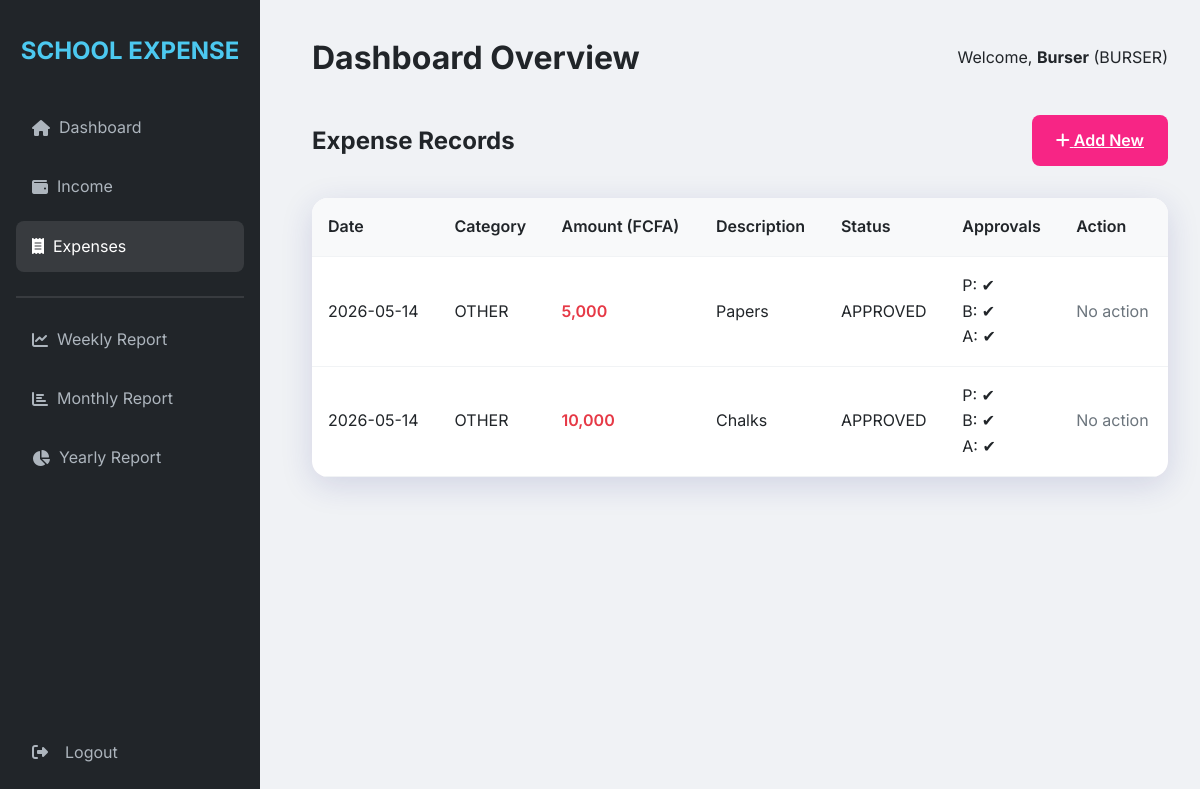
Page /expenses/view (signed in) on the committed database.
### models.py (models this page shows, shortened)
class User(UserMixin, db.Model):
    id = db.Column(db.Integer, primary_key=True)
    username = db.Column(db.String(64), unique=True, nullable=False)
    email = db.Column(db.String(120), unique=True, nullable=False)
    password_hash = db.Column(db.String(512), nullable=False)  # Increased to 512 for scrypt hash
    role = db.Column(db.String(20), nullable=False)  # SUPER_ADMIN, PRINCIPAL, BURSER, ACCOUNTANT, SECRETARY

class Expense(db.Model):
    id = db.Column(db.Integer, primary_key=True)
    amount = db.Column(db.Float, nullable=False)
    category = db.Column(db.String(100), nullable=False)
    description = db.Column(db.Text)
    date = db.Column(db.DateTime, default=datetime.utcnow)
    added_by = db.Column(db.Integer, db.ForeignKey('user.id'))
    status = db.Column(db.String(20), default='PENDING')  # PENDING, APPROVED, REJECTED
    approved_principal = db.Column(db.Boolean, default=False)
    approved_burser = db.Column(db.Boolean, default=False)
    approved_accountant = db.Column(db.Boolean, default=False)

### routes.py (the view)
    @app.route('/expenses/view')
    @login_required
    def view_expenses():
        role = (current_user.role or '').upper()
        if role not in ['SUPER_ADMIN', 'PRINCIPAL', 'BURSER', 'ACCOUNTANT', 'SECRETARY']:
            flash('Access Denied', 'danger')
            return redirect(url_for('dashboard'))
        expenses = Expense.query.filter(Expense.status != 'REJECTED').order_by(Expense.date.desc()).all()
        confirm_form = ConfirmForm()
        return render_template('expenses/view_expenses.html', expenses=expenses, confirm_form=confirm_form)

### app.py (called while the page is built)
def create_app():
    app = Flask(__name__)
    app.config.from_object(Config)
    app.secret_key = app.config.get('SECRET_KEY')
    if app.config.get('ENV') == 'production' and app.secret_key in (None, '', 'change_this_dev_secret'):
        raise RuntimeError('SECRET_KEY must be set in environment for production deployment')
    CSRFProtect(app)
    db.init_app(app)
    login_manager = LoginManager()
    login_manager.login_view = 'login'
    login_manager.init_app(app)
    @login_manager.user_loader
    def load_user(user_id):
        return User.query.get(int(user_id))
    with app.app_context():
        db.create_all()
        fix_username_column(app)
        ensure_schema_columns(app)
        ensure_default_staff(app)
        ensure_default_school_settings(app)
        ensure_admin_user(app)
    register_routes(app)
    return app

### templates/expenses/view_expenses.html (shortened to what this page needs)
{% extends "base.html" %}
{% block content %}
<div style="display: flex; justify-content: space-between; align-items: center; margin-bottom: 2rem;">
    <h2>Expense Records</h2>
    <div style="display: flex; gap: 0.75rem; flex-wrap: wrap;">
        {% if current_user.role|upper in ['PRINCIPAL', 'BURSER', 'ACCOUNTANT'] %}
        <a href="{{ url_for('add_expense') }}" class="btn btn-primary" style="background: var(--warning);"><i class="fas fa-plus"></i> Add New</a>
        {% endif %}
    </div>
</div>
<div class="table-container">
    <table>
        <thead>
            <tr>
                <th>Date</th>
                <th>Category</th>
                <th>Amount (FCFA)</th>
                <th>Description</th>
                <th>Status</th>
                <th>Approvals</th>
                {% if current_user.role|upper in ['PRINCIPAL', 'BURSER', 'ACCOUNTANT'] %}
                <th>Action</th>
                {% endif %}
            </tr>
        </thead>
        <tbody>
            {% for expense in expenses %}
            <tr>
                <td>{{ expense.date.strftime('%Y-%m-%d') }}</td>
                <td>{{ expense.category }}</td>
                <td style="color: var(--danger); font-weight: 600;">{{ "{:,.0f}".format(expense.amount) }}</td>
                <td>{{ expense.description }}</td>
                <td>{{ expense.status }}</td>
                <td>
                    P: {{ '✔' if expense.approved_principal else '✗' }}<br>
                    B: {{ '✔' if expense.approved_burser else '✗' }}<br>
                    A: {{ '✔' if expense.approved_accountant else '✗' }}
                </td>
                {% if current_user.role|upper in ['PRINCIPAL', 'BURSER', 'ACCOUNTANT'] %}
                <td>
                    {% if expense.status == 'PENDING' %}
                        <form method="post" action="{{ url_for('approve_expense', expense_id=expense.id) }}" style="display:inline-block; margin:0 0.25rem 0 0;">
                            {{ confirm_form.hidden_tag() }}
                            <button type="submit" class="btn btn-success" style="padding: 0.4rem 0.8rem; font-size: 0.8rem;">Approve</button>
                        </form>
                        <form method="post" action="{{ url_for('reject_expense', expense_id=expense.id) }}" style="display:inline-block; margin:0;">
                            {{ confirm_form.hidden_tag() }}
                            <button type="submit" class="btn btn-danger" style="padding: 0.4rem 0.8rem; font-size: 0.8rem;">Reject</button>
                        </form>
                    {% else %}
                        <span style="color: var(--gray);">No action</span>
                    {% endif %}
                </td>
                {% endif %}
            </tr>
            {% else %}
            <tr>
                <td colspan="7" style="text-align: center; padding: 2rem; color: var(--gray);">No expense records found.</td>
            </tr>
            {% endfor %}
        </tbody>
    </table>
</div>
{% endblock %}

### templates/base.html (shortened to what this page needs)
<!DOCTYPE html>
<html lang="en">
<head>
    <link rel="stylesheet" href="{{ url_for('static', filename='css/style.css') }}">
    <link rel="stylesheet" href="https://cdnjs.cloudflare.com/ajax/libs/font-awesome/6.4.0/css/all.min.css">
</head>
<body>
    {% if current_user.is_authenticated %}
    <div class="app-container">
        <aside class="sidebar">
            <h2>SCHOOL EXPENSE</h2>
            <nav>
                <ul class="nav-links">
                    <li><a href="{{ url_for('dashboard') }}" class="{{ 'active' if request.endpoint == 'dashboard' }}"><i class="fas fa-home"></i> &nbsp; Dashboard</a></li>
                    <li><a href="{{ url_for('view_income') }}" class="{{ 'active' if 'income' in request.endpoint }}"><i class="fas fa-wallet"></i> &nbsp; Income</a></li>
                    <li><a href="{{ url_for('view_expenses') }}" class="{{ 'active' if 'expenses' in request.endpoint }}"><i class="fas fa-receipt"></i> &nbsp; Expenses</a></li>
                    <hr style="margin: 1rem 0; border: 0.5px solid rgba(255,255,255,0.1)">
                    <li><a href="{{ url_for('view_report', type='weekly') }}"><i class="fas fa-chart-line"></i> &nbsp; Weekly Report</a></li>
                    <li><a href="{{ url_for('view_report', type='monthly') }}"><i class="fas fa-chart-bar"></i> &nbsp; Monthly Report</a></li>
                    <li><a href="{{ url_for('view_report', type='yearly') }}"><i class="fas fa-chart-pie"></i> &nbsp; Yearly Report</a></li>
                    <li style="margin-top: auto;">
                        <form method="post" action="{{ url_for('logout') }}" style="margin: 0; width: 100%;">
                            <button type="submit" class="logout-btn">
                                <i class="fas fa-sign-out-alt"></i> &nbsp; Logout
                            </button>
                        </form>
                    </li>
                </ul>
            </nav>
        </aside>
        <main class="main-content">
            <header style="margin-bottom: 2rem; display: flex; justify-content: space-between; align-items: center;">
                <h1>{{ title if title else 'Dashboard Overview' }}</h1>
                <div class="user-info">
                    <span>Welcome, <strong>{{ current_user.username }}</strong> ({{ current_user.role }})</span>
                </div>
            </header>
            {% block content %}{% endblock %}
        </main>
    </div>
    {% else %}
        {% block login_content %}{% endblock %}
    {% endif %}
</body>
</html>

### static/css/style.css (style rules this page uses)
:root { --primary: #4361ee; --secondary: #3f37c9; --accent: #4895ef; --success: #4cc9f0; --warning: #f72585; --danger: #e63946; --dark: #212529; --light: #f8f9fa; --gray: #6c757d; --glass: rgba(255, 255, 255, 0.9); --shadow: 0 8px 32px 0 rgba(31, 38, 135, 0.15); }
* { margin: 0; padding: 0; box-sizing: border-box; font-family: 'Inter', -apple-system, BlinkMacSystemFont, "Segoe UI", Roboto, sans-serif; }
body { background: #f0f2f5; color: var(--dark); line-height: 1.6; overflow-x: auto; width: 100%; }
.app-container { display: flex; min-height: 100vh; width: 100%; }
.sidebar { width: 260px; background: var(--dark); color: white; padding: 2rem 1rem; position: fixed; height: 100vh; transition: all 0.3s ease; }
.sidebar h2 { font-size: 1.5rem; margin-bottom: 2rem; text-align: center; color: var(--success); font-weight: 700; }
.nav-links { list-style: none; display: flex; flex-direction: column; height: calc(100vh - 120px); }
.nav-links li { margin-bottom: 0.5rem; }
.nav-links a { color: #adb5bd; text-decoration: none; padding: 0.8rem 1rem; display: flex; align-items: center; border-radius: 8px; transition: 0.3s; }
.nav-links a:hover, .nav-links a.active { background: rgba(255, 255, 255, 0.1); color: white; }
.nav-links button { color: #adb5bd; padding: 0.8rem 1rem; display: flex; align-items: center; border-radius: 8px; transition: 0.3s; width: 100%; background: none; border: none; font-size: 1rem; cursor: pointer; font-family: inherit; }
.logout-btn { color: #adb5bd; padding: 0.8rem 1rem; display: flex; align-items: center; gap: 0.5rem; border-radius: 8px; transition: 0.3s; width: 100%; background: none; border: none; font-size: 1rem; cursor: pointer; font-family: inherit; }
.main-content { flex: 1; margin-left: 280px; padding: 2rem; min-width: 0; width: calc(100% - 280px); }
.btn { padding: 0.8rem 1.5rem; border-radius: 8px; border: none; cursor: pointer; font-weight: 600; transition: 0.3s; display: inline-block; text-align: center; }
.btn-primary { background: var(--primary); color: white; }
.table-container { background: white; border-radius: 16px; overflow: hidden; box-shadow: var(--shadow); margin-top: 1.5rem; }
table { width: 100%; border-collapse: collapse; }
th, td { padding: 1rem; text-align: left; border-bottom: 1px solid #f1f3f5; }
th { background: #f8f9fa; font-weight: 600; }

### rows in the picture
User: username "Burser", role "BURSER"
Expense: date "2026-05-14", category "OTHER", amount "5,000", description "Papers", status "APPROVED", approved_principal "✔", approved_burser "✔", approved_accountant "✔", shows "No action"
Expense: date "2026-05-14", category "OTHER", amount "10,000", description "Chalks", status "APPROVED", approved_principal "✔", approved_burser "✔", approved_accountant "✔", shows "No action"

### other values in the picture
{{ title if title else 'Dashboard Overview' }} "Dashboard Overview"
